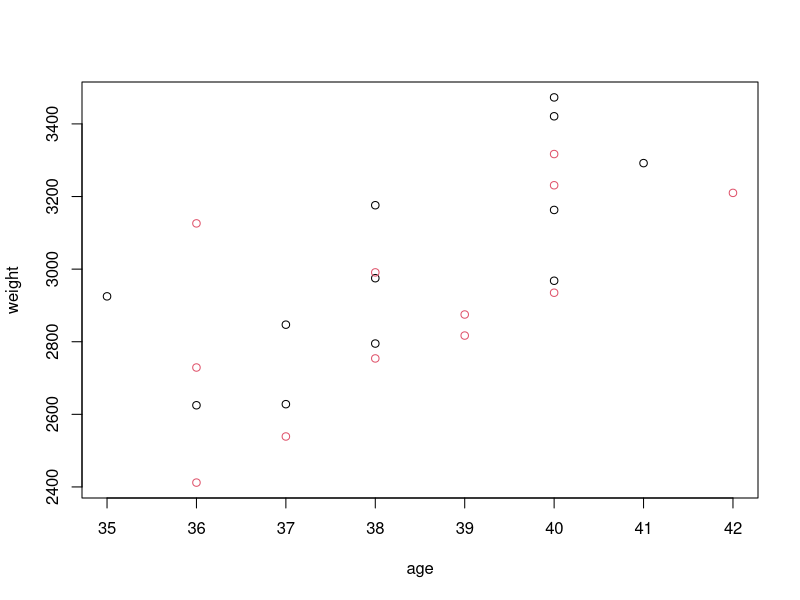
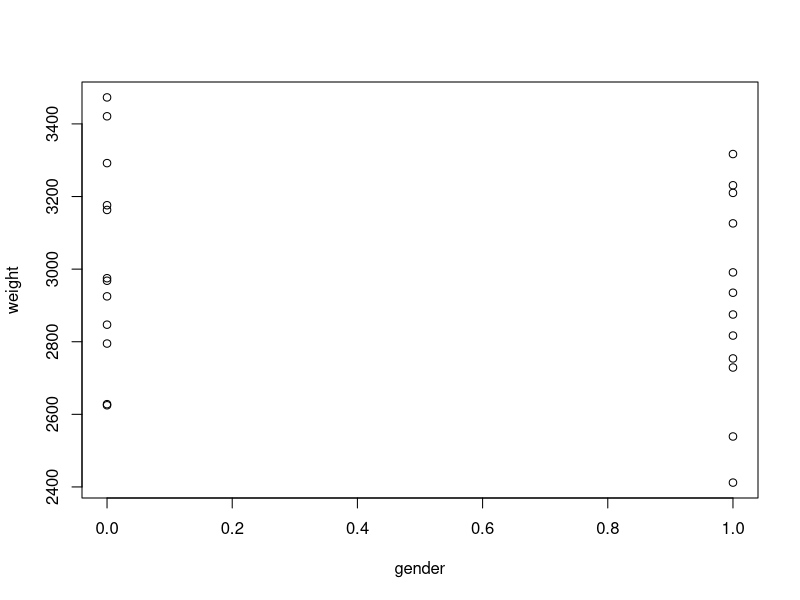

R code for these plots, in order:
library(LearnBayes)
data(birthweight)
plot(birthweight[, c(1, 3)], col = birthweight[, 2]+1)

plot(birthweight[, c(2, 3)])

fit <- lm(weight ~ age + gender, data = birthweight, x = T, y=T)
summary(fit)

theta.sample <- blinreg(fit$y, fit$x, 5000)
names(theta.sample)

mean(theta.sample$beta[, 2])
sd(theta.sample$beta[, 2])

mean(theta.sample$beta[, 3])
sd(theta.sample$beta[, 3])

cov1 <- c(1, 36, 0)
cov2 <- c(1, 36, 1)
cov3 <- c(1, 40, 0)
cov4 <- c(1, 40, 1)
X1 <- rbind(cov1, cov2, cov3, cov4)
mean.draws <- blinregexpected(X1, theta.sample)

apply(mean.draws, 2, quantile, c(0.05, 0.95))

pred.draws <- blinregpred(X1, theta.sample)
apply(pred.draws, 2, quantile, c(0.05, 0.95))
